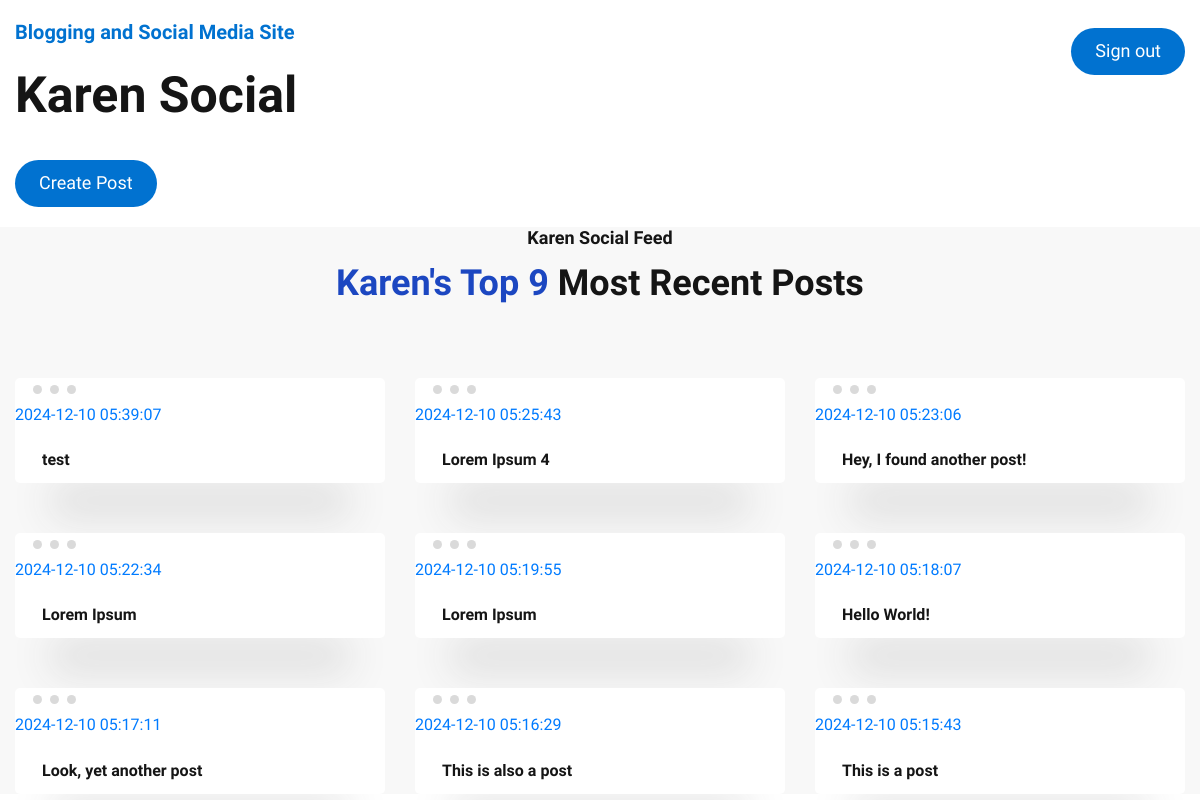
The app's page /entity/index.php (signed in) with its own data.
### tables this page shows
CREATE TABLE `posts` (
  `postID` int(10) UNSIGNED NOT NULL,
  `userID` int(10) UNSIGNED NOT NULL,
  `title` varchar(150) NOT NULL,
  `contents` varchar(500) NOT NULL,
  `date_time` datetime NOT NULL
);

### entity/index.php (the view, shortened to what this page needs)
<?php
require_once("../db.php");
?>
<html class="no-js" lang="zxx">
<head>
    <link rel="stylesheet" href="assets/css/vendor/bootstrap.min.css">
    <link rel="stylesheet" href="assets/css/vendor/font-awesome.min.css">
    <link rel="stylesheet" href="assets/css/plugins/slick.min.css">
    <link rel="stylesheet" href="assets/css/plugins/animate.css">
    <link rel="stylesheet" href="assets/css/style.css">
</head>
<body>
    <header class="header-area">
        <div class="main-menu-wrapper sticky header-transparent">
            <div class="container custom-container">
                <div class="row align-items-center justify-content-between">
                    <div class="col-6">
                        <div class="buy-btn text-right">
                            <a href="../signOut.php" class="btn btn-all" >Sign out</a>
                        </div>
                    </div>
                </div>
            </div>
        </div>
    </header>
    <main>
        <section class="main-menu-wrapper section-padding pb-10">
                <div class="container custom-container">
                    <div class="row align-items-center justify-content-between">
                        <div class="col-6">
                            <div class="hero-slider-content">
                                <h4 class="slide-subtitle pb-3">Blogging and Social Media Site</h4>
                                <h2 class="slide-title">Karen Social</h2>
								<?php
								if(isset($_SESSION['email'][0])){ ?>
                                <a href="create.php" class="btn btn-all">Create Post</a>
								<?php } ?>
                            </div>
						</div>
                    </div>
                </div>
        </section>
        <section class="demo-section gray-bg section-padding">
            <div class="container">
                <div class="row">
                    <div class="col-12">
                        <div class="section-title section-space text-center">
                            <h5 class="sub-title pb-3">Karen Social Feed</h5>
                            <h2 class="h1 title"><span>Karen's Top 9</span> Most Recent Posts</h2>
                        </div>
                    </div>
                </div>
                <div class="row mtn-50">
					<?php
                    $stmt = $db->query("SELECT postID, date_time, title FROM posts ORDER BY postID DESC LIMIT 9");
                    $post = $stmt->fetchAll();
                    for ($i = 0; $i<9;$i++){
					?>
                    <div class="col-md-4">
                        <div class="demo-preview-item mt-50">
                            <a href ="detail.php?post_id=<?=$post[$i][0]?>">
                                <div class="demo-item">
                                    <div class="dots">
                                        <div class="dot"></div>
                                        <div class="dot"></div>
                                        <div class="dot"></div>
                                    </div>
                                    <div class="demo-item__thumb">
                                        <p><?=$post[$i][1]?></p>
                                    </div>
                                    <div class="demo-item__info">
                                        <h6><?=$post[$i][2]?></h6>
                                    </div>
                                </div>
                            </a>
                        </div>
                    </div>
					<?php
                     };
                     ?>
                </div>
            </div>
        </section>
    </main>
</body>
</html>

### entity/assets/css/style.css (style rules this page uses)
body { color: #151515; line-height: 1.7; font-size: 16px; font-weight: 400; font-family: "Sarabun", sans-serif; }
a { -webkit-transition: 0.4s; -o-transition: 0.4s; transition: 0.4s; }
p { margin-bottom: 8px; }
h1, h2, h3, h4, h5, h6 { font-family: "Sarabun", sans-serif; color: #151515; font-weight: 600; line-height: 1.2; margin: 0; }
.h1, .h2, .h3, .h4, .h5, .h6 { margin: 0; line-height: 1.5; }
h1, .h1 { font-size: 36px; }
h2, .h2 { font-size: 30px; }
h4, .h4 { font-size: 20px; }
h5, .h5 { font-size: 18px; }
h6, .h6 { font-size: 16px; }
.btn, button { border: none; cursor: pointer; outline: none; padding: 0; -webkit-box-shadow: none; box-shadow: none; -webkit-transition: 0.4s; -o-transition: 0.4s; transition: 0.4s; background-color: transparent; }
.container { max-width: 1200px; }
.custom-container { max-width: 1600px; }
.section-padding { padding: -1000px 0; }
.mt-50 { margin-top: 50px; }
.mtn-50 { margin-top: -50px; }
.main-menu-wrapper { padding: 20px 0; }
.main-menu-wrapper.header-transparent { padding: 28px 0; }
.header-transparent { top: 0; left: 0; width: 100%; position: absolute; z-index: 1; background-color: transparent; }
.btn { color: #fff; line-height: 1; border-radius: 0; font-family: "Sarabun", sans-serif; background-color: #0172d0; border-radius: 50px; font-weight: 500; }
.btn-all { font-size: 18px; padding: 14px 24px 15px 24px; }
.section-title { margin-bottom: 68px; }
.title { font-weight: 800; margin-top: -9px; }
.title span { color: #1c47c1; }
.gray-bg { background-color: #f8f8f8; }
.hero-slider-content .slide-title { color: #151515; font-size: 50px; font-weight: 800; line-height: 1.4; }
.hero-slider-content .slide-subtitle { color: #0172d0; }
.hero-slider-content .btn-all { margin-top: 30px; }
.demo-preview-item { -webkit-transition: 0.4s; -o-transition: 0.4s; transition: 0.4s; }
.demo-item { -webkit-box-shadow: 0 70px 40px -35px rgba(51, 51, 51, 0.13); box-shadow: 0 70px 40px -35px rgba(51, 51, 51, 0.13); background-color: #fff; border-radius: 5px; }
.demo-item .dots { display: -webkit-box; display: -ms-flexbox; display: flex; -webkit-box-align: center; -ms-flex-align: center; align-items: center; padding-left: 14px; height: 23px; }
.demo-item .dots .dot { margin: 0 4px; width: 9px; height: 9px; border-radius: 50%; background: #dadada; }
.demo-item__thumb { position: relative; }
.demo-item__info { font-size: 16px; font-weight: 700; line-height: 1.8; padding: 14px 27px; margin-bottom: 0; text-align: left; }

### records on screen
posts: date_time "2024-12-10 05:39:07", title "test"
posts: date_time "2024-12-10 05:25:43", title "Lorem Ipsum 4"
posts: date_time "2024-12-10 05:23:06", title "Hey, I found another post!"
posts: date_time "2024-12-10 05:22:34", title "Lorem Ipsum"
posts: date_time "2024-12-10 05:19:55", title "Lorem Ipsum"
posts: date_time "2024-12-10 05:18:07", title "Hello World!"
posts: date_time "2024-12-10 05:17:11", title "Look, yet another post"
posts: date_time "2024-12-10 05:16:29", title "This is also a post"
posts: date_time "2024-12-10 05:15:43", title "This is a post"
